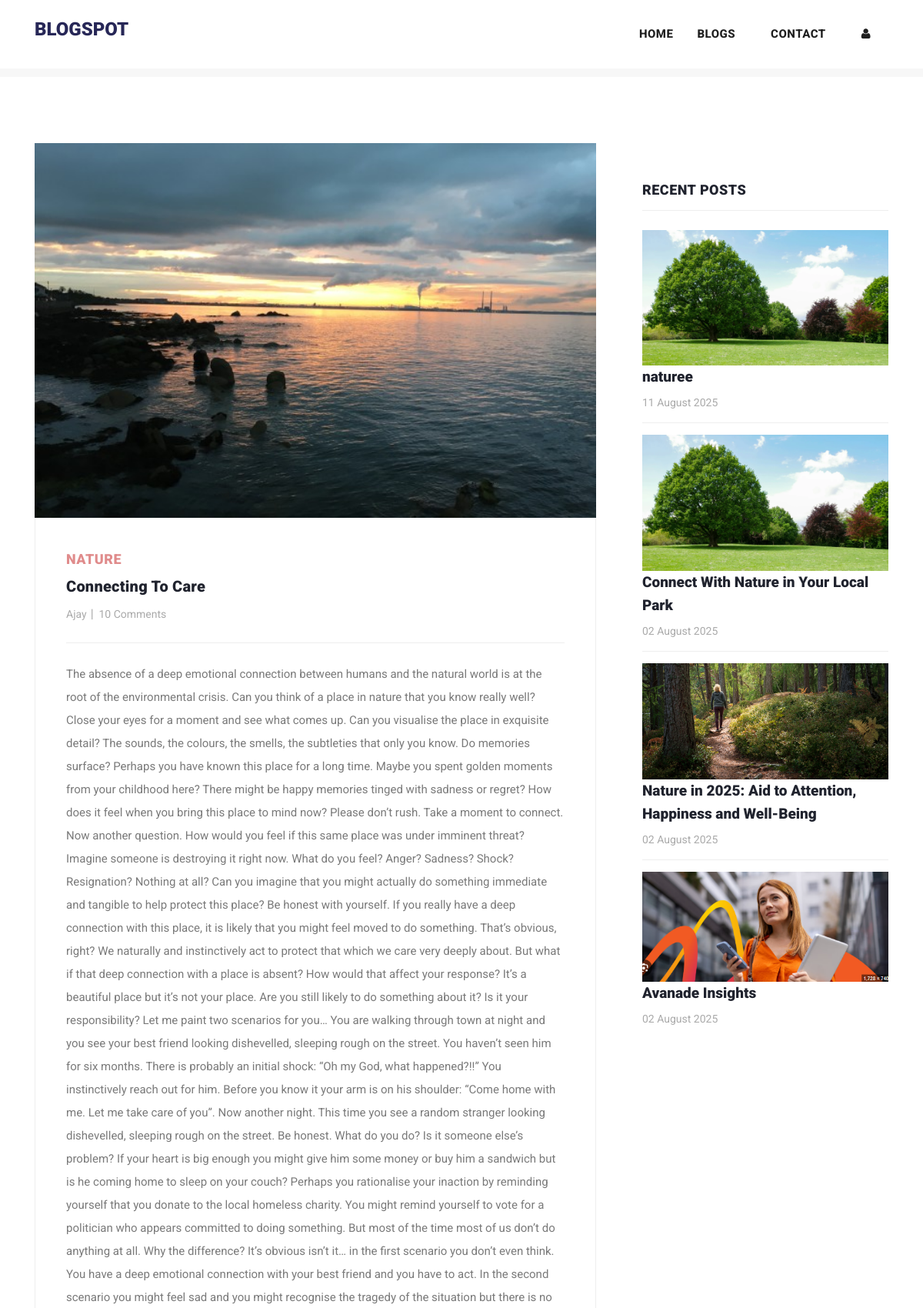
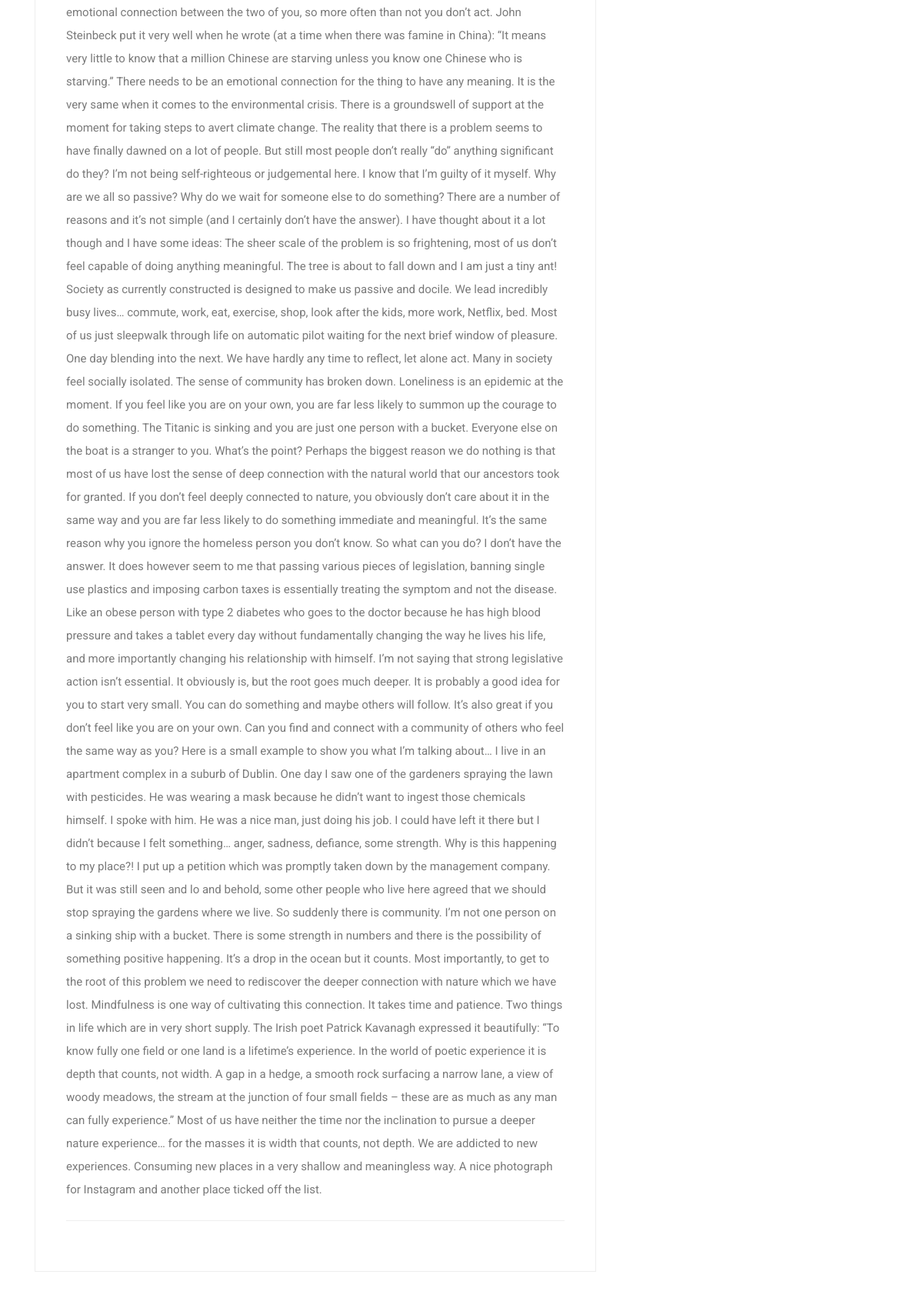
Screenshot of /post/20 (upper part) with the database file from the repository (2 pictures, top to bottom).
### myapp/models.py (models this page shows, shortened)
class Post(models.Model):
    postname = models.CharField(max_length=600)
    category = models.CharField(max_length=600)
    image = models.ImageField(upload_to='images/posts',blank=True,null=True)
    content = models.CharField(max_length=100000)
    time = models.CharField(default=time,max_length=100, blank=True)
    likes = models.IntegerField(null=True,blank=True,default=0)
    user = models.ForeignKey(User,on_delete=models.CASCADE)

### myapp/views.py (the view)
# urls.py: path("post/<int:id>",views.post,name="post"),
def post(request,id):
    post = Post.objects.get(id=id)
    return render(request,"post-details.html",{
        "user":request.user,
        'post':Post.objects.get(id=id),
        'recent_posts':Post.objects.all().order_by("-id"),
        'media_url':settings.MEDIA_URL,
        'comments':Comment.objects.filter(post_id = post.id),
        'total_comments': len(Comment.objects.filter(post_id = post.id))
    })

### templates/post-details.html (shortened to what this page needs)
{% load static %}
<!DOCTYPE html>
<html lang="en">
  <head>
    <link href="https://cdn.jsdelivr.net/npm/bootstrap@5.3.0-alpha3/dist/css/bootstrap.min.css" rel="stylesheet">
    <link href="{% static 'vendor/bootstrap/css/bootstrap.min.css' %}" rel="stylesheet">
    <link rel="stylesheet" href="{% static 'assets/css/fontawesome.css' %}">
    <link rel="stylesheet" href="{% static 'assets/css/templatemo-stand-blog.css' %}">
    <link rel="stylesheet" href="{% static 'assets/css/owl.css' %}">
  </head>
  <body>
    {%include 'header.html'%}
    <section class="blog-posts grid-system">
      <div class="container">
        <div class="row">
          <div class="col-lg-8">
            <div class="all-blog-posts">
              <div class="row">
                <div class="col-lg-12">
                  <div class="blog-post">
                    <div class="blog-thumb">
                      <img src="{{media_url}}{{post.image}}" alt="post_image">
                    </div>
                    <div class="down-content">
                      <span>{{post.category}}</span>
                      <a><h4>{{post.postname}}</h4></a>
                      <ul class="post-info">
                        <li><a href="#">{{post.user}}</a></li>
                        <li><a href="#">10 Comments</a></li>
                      </ul>
                      <p>{{post.content}}</p>
                    </div>
                  </div>
                </div>
                <div class="col-lg-12">
                </div>
              </div>
            </div>
          </div>
          <div class="col-lg-4">
            <div class="sidebar">
              <div class="row">
                <div class="col-lg-12">
                  <div class="sidebar-item recent-posts">
                    <div class="sidebar-heading">
                      <h2>Recent Posts</h2>
                    </div>
                    <div class="content">
                      <ul>
                        {% for post in recent_posts|slice:"0:4" %}
                        <li>
                          <img src="{{media_url}}{{post.image}}" class="img-fluid" alt="">
                          <a href="post-details.html">
                            <a href="{% url 'post' post.id %}" class="text-decoration-none text-dark"><h5>{{post.postname}}</h5></a>
                          <span>{{post.time}}</span>
                        </a></li>
                        {% endfor %}
                      </ul>
                    </div>
                  </div>
                </div>
              </div>
            </div>
          </div>
        </div>
      </div>
    </section>
  </body>
</html>

### static/assets/css/templatemo-stand-blog.css (style rules this page uses)
body { font-family: 'Roboto', sans-serif; overflow-x: hidden; text-rendering: optimizeLegibility; -webkit-font-smoothing: antialiased; -moz-osx-font-smoothing: grayscale; }
p { margin-bottom: 0px; font-size: 15px; font-weight: 400; color: #7a7a7a; line-height: 30px; }
a { text-decoration: none!important; }
ul { padding: 0; margin: 0; list-style: none; }
h1,h2,h3,h4,h5,h6 { margin: 0px; }
.blog-posts { margin-top: 100px; }
.blog-posts .blog-post { margin-bottom: 30px; }
.blog-posts .blog-thumb img { width: 100%; overflow: hidden; }
.blog-posts .down-content { padding: 40px; border-right: 1px solid #eee; border-left: 1px solid #eee; border-bottom: 1px solid #eee; }
.blog-posts .down-content span { font-size: 18px; text-transform: uppercase; letter-spacing: 0.5px; font-weight: 900; color: #E08C8C; }
.blog-posts .down-content h4 { font-size: 24px; text-transform: capitalize; letter-spacing: 0.5px; font-weight: 900; color: #20232e; margin: 10px 0px 12px 0px; }
.blog-posts .down-content ul.post-info li { display: inline-block; margin-right: 8px; }
.blog-posts .down-content ul.post-info li:after { content: '|'; color: #aaa; margin-left: 8px; }
.blog-posts .down-content h4 { font-size: 20px; letter-spacing: 0.25px; }
.grid-system .down-content ul.post-info li { margin-right: 3px; }
.grid-system .down-content ul.post-info li:after { margin-left: 5px; }
.blog-posts .down-content ul.post-info li:last-child::after { display: none; }
.blog-posts .down-content ul.post-info li a { font-size: 14px; color: #aaa; font-weight: 400; transition: all .3s; }
.blog-posts .down-content p { padding: 25px 0px; margin: 25px 0px; border-top: 1px solid #eee; border-bottom: 1px solid #eee; }
.blog-posts .sidebar-heading h2 { font-size: 18px; text-transform: uppercase; font-weight: 900; letter-spacing: 0.5px; color: #20232e; border-bottom: 1px solid #eee; padding-bottom: 15px; margin-bottom: 25px; }
.sidebar { margin-left: 30px; }
.sidebar .sidebar-item { margin-top: 50px; }
.sidebar .sidebar-heading h2 { font-size: 18px; text-transform: uppercase; font-weight: 900; letter-spacing: 0.5px; color: #20232e; border-bottom: 1px solid #eee; padding-bottom: 15px; margin-bottom: 25px; }
.sidebar .recent-posts ul li { margin-bottom: 15px; padding-bottom: 15px; border-bottom: 1px solid #eee; }
.sidebar .recent-posts ul li:last-child { margin-bottom: 0px; padding-bottom: 0px; border-bottom: none; }
.sidebar .recent-posts ul li h5 { font-size: 19px; font-weight: 900; color: #20232e; line-height: 30px; transition: all 0.3s; }
.sidebar .recent-posts ul li span { display: block; font-size: 14px; color: #aaa; margin-top: 8px; }

### templates/footer.html (style rules this page uses)
h4 { text-align: left; color: #dfdada; letter-spacing: 1px; margin-bottom: 20px; font-size: 20px; }
li { text-decoration: none; text-align: left; }
li a { color: rgb(224, 140, 140, 1); }

### rows the page displays
Post: image (picture), category "NATURE", postname "Connecting To Care", user "Ajay", content "The absence of a deep emotional connection between humans and the natural world is at the root of the environmental crisis. Can you think of a place in nature that you know really well? Close your eyes for a moment and see what comes up. Can you visualise the place in exquisite detail? The sounds, the colours, the smells, the subtleties that only you know. Do memories surface? Perhaps you have known this place for a long time. Maybe you spent golden moments from your childhood here? There might be happy memories tinged with sadness or regret? How does it feel when you bring this place to mind now? Please don’t rush. Take a moment to connect. Now another question. How would you feel if this…"
Post: image (picture), postname "naturee", time "11 August 2025"
Post: image (picture), postname "Connect With Nature in Your Local Park", time "02 August 2025"
Post: image (picture), postname "Nature in 2025: Aid to Attention, Happiness and Well-Being", time "02 August 2025"
Post: image (picture), postname "Avanade Insights", time "02 August 2025"
